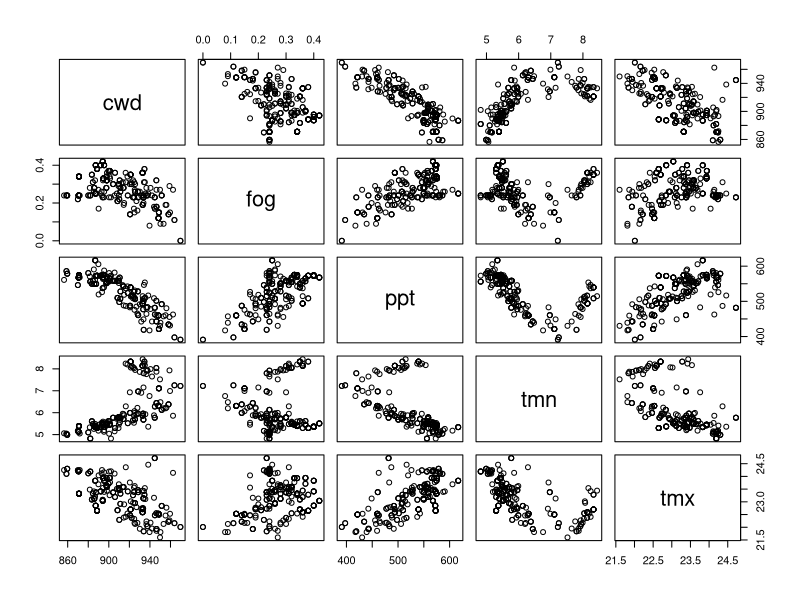

The R source for this figure:
## ---- chunk 1
knitr::opts_chunk$set(echo = TRUE)
## ---- chunk 2
library(tidyverse)
library(Hmisc)
library(corrplot)

df<- read_csv("climate_data.csv")

df_all <- df %>% 
  select(cwd,ppt,tmn,tmx)

scr <- df %>% 
  filter(Island=="SCR") %>% 
  select(cwd,fog,ppt,tmn,tmx)

sri <- df %>% 
  filter(Island=="SRI") %>% 
  select(cwd,fog,ppt,tmn,tmx)

sca <- df %>% 
  filter(Island=="SCA") %>% 
  select(cwd,ppt,tmn,tmx)

scr_nofog <- df %>% 
  filter(Island=="SCR") %>% 
  select(cwd,ppt,tmn,tmx)

sri_nofog <- df %>% 
  filter(Island=="SRI") %>% 
  select(cwd,ppt,tmn,tmx)

scr_corr <- cor(scr, use = "complete.obs")
cor(sca, use = "complete.obs")
cor(sri, use = "complete.obs")

cor(df_all)

plot(scr)
